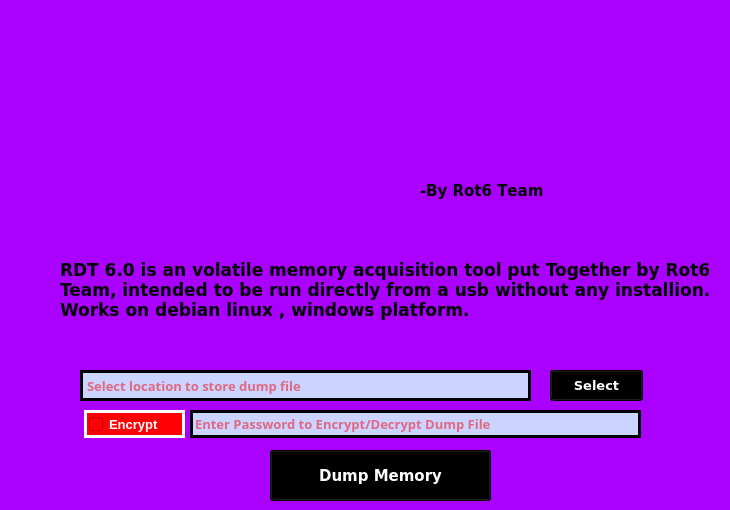
            <widget class="QWidget" name="home_page">
             <property name="styleSheet">
              <string notr="true">background-color: rgb(170, 0, 255);</string>
             </property>
             <widget class="QPushButton" name="dumpbtn">
              <property name="enabled">
               <bool>true</bool>
              </property>
              <property name="geometry">
               <rect>
                <x>270</x>
                <y>450</y>
                <width>221</width>
                <height>51</height>
               </rect>
              </property>
              <property name="font">
               <font>
                <family>Verdana</family>
                <pointsize>11</pointsize>
                <bold>true</bold>
               </font>
              </property>
              <property name="styleSheet">
               <string notr="true">QPushButton{color: rgb(255, 255, 255);
background-color: rgb(0, 0, 0);}
QPushButton:disabled {
  
	background-color: rgb(95, 95, 95);
   
	
    }</string>
              </property>
              <property name="text">
               <string>Dump Memory</string>
              </property>
             </widget>
             <widget class="QLabel" name="label_6">
              <property name="geometry">
               <rect>
                <x>60</x>
                <y>260</y>
                <width>661</width>
                <height>81</height>
               </rect>
              </property>
              <property name="font">
               <font>
                <family>Verdana</family>
                <pointsize>13</pointsize>
                <italic>false</italic>
                <bold>true</bold>
                <stylestrategy>PreferAntialias</stylestrategy>
                <kerning>true</kerning>
               </font>
              </property>
              <property name="acceptDrops">
               <bool>false</bool>
              </property>
              <property name="text">
               <string>RDT 6.0 is an volatile memory acquisition tool put Together by Rot6 Team, intended to be run directly from a usb without any installion. Works on debian linux , windows platform.</string>
              </property>
              <property name="textFormat">
               <enum>Qt::PlainText</enum>
              </property>
              <property name="scaledContents">
               <bool>false</bool>
              </property>
              <property name="alignment">
               <set>Qt::AlignLeading|Qt::AlignLeft|Qt::AlignTop</set>
              </property>
              <property name="wordWrap">
               <bool>true</bool>
              </property>
              <property name="textInteractionFlags">
               <set>Qt::LinksAccessibleByMouse</set>
              </property>
             </widget>
             <widget class="QLabel" name="label">
              <property name="geometry">
               <rect>
                <x>190</x>
                <y>20</y>
                <width>361</width>
                <height>151</height>
               </rect>
              </property>
              <property name="font">
               <font>
                <pointsize>9</pointsize>
                <kerning>false</kerning>
               </font>
              </property>
              <property name="styleSheet">
               <string notr="true">
image: url(:/newPrefix/animation(1).gif);</string>
              </property>
              <property name="frameShape">
               <enum>QFrame::NoFrame</enum>
              </property>
              <property name="text">
               <string/>
              </property>
              <property name="pixmap">
               <pixmap>icons/logo.png</pixmap>
              </property>
              <property name="scaledContents">
               <bool>true</bool>
              </property>
              <property name="textInteractionFlags">
               <set>Qt::NoTextInteraction</set>
              </property>
             </widget>
             <widget class="QLabel" name="label_7">
              <property name="geometry">
               <rect>
                <x>420</x>
                <y>180</y>
                <width>131</width>
                <height>21</height>
               </rect>
              </property>
              <property name="font">
               <font>
                <family>Verdana</family>
                <pointsize>11</pointsize>
                <bold>true</bold>
                <stylestrategy>PreferDefault</stylestrategy>
                <kerning>false</kerning>
               </font>
              </property>
              <property name="text">
               <string>-By Rot6 Team</string>
              </property>
             </widget>
             <widget class="QTextEdit" name="dumploc">
              <property name="geometry">
               <rect>
                <x>80</x>
                <y>370</y>
                <width>451</width>
                <height>31</height>
               </rect>
              </property>
              <property name="font">
               <font>
                <family>inherit</family>
                <pointsize>10</pointsize>
                <bold>true</bold>
               </font>
              </property>
              <property name="acceptDrops">
               <bool>false</bool>
              </property>
              <property name="styleSheet">
               <string notr="true">color: rgb(241, 0, 4);
background-color: rgb(203, 211, 255);

border:3px solid;
border-radius:20px;


font-family: inherit;
</string>
              </property>
              <property name="html">
               <string>&lt;!DOCTYPE HTML PUBLIC &quot;-//W3C//DTD HTML 4.0//EN&quot; &quot;http://www.w3.org/TR/REC-html40/strict.dtd&quot;&gt;
&lt;html&gt;&lt;head&gt;&lt;meta name=&quot;qrichtext&quot; content=&quot;1&quot; /&gt;&lt;meta charset=&quot;utf-8&quot; /&gt;&lt;style type=&quot;text/css&quot;&gt;
p, li { white-space: pre-wrap; }
hr { height: 1px; border-width: 0; }
li.unchecked::marker { content: &quot;\2610&quot;; }
li.checked::marker { content: &quot;\2612&quot;; }
&lt;/style&gt;&lt;/head&gt;&lt;body style=&quot; font-family:'inherit'; font-size:10pt; font-weight:700; font-style:normal;&quot;&gt;
&lt;p style=&quot;-qt-paragraph-type:empty; margin-top:0px; margin-bottom:0px; margin-left:0px; margin-right:0px; -qt-block-indent:0; text-indent:0px; font-family:'MS Shell Dlg 2'; font-size:7.8pt; font-weight:400;&quot;&gt;&lt;br /&gt;&lt;/p&gt;&lt;/body&gt;&lt;/html&gt;</string>
              </property>
              <property name="placeholderText">
               <string>Select location to store dump file</string>
              </property>
             </widget>
             <widget class="QPushButton" name="pushButton">
              <property name="geometry">
               <rect>
                <x>550</x>
                <y>370</y>
                <width>93</width>
                <height>31</height>
               </rect>
              </property>
              <property name="font">
               <font>
                <family>Verdana</family>
                <pointsize>10</pointsize>
                <bold>true</bold>
               </font>
              </property>
              <property name="styleSheet">
               <string notr="true">color: rgb(255, 255, 255);
background-color: rgb(0, 0, 0);</string>
              </property>
              <property name="text">
               <string>Select</string>
              </property>
             </widget>
             <widget class="QCheckBox" name="checkBox">
              <property name="geometry">
               <rect>
                <x>84</x>
                <y>410</y>
                <width>101</width>
                <height>28</height>
               </rect>
              </property>
              <property name="font">
               <font>
                <pointsize>10</pointsize>
                <bold>true</bold>
               </font>
              </property>
              <property name="styleSheet">
               <string notr="true">QCheckBox{
	color: rgb(255, 255, 255);
	background-color: rgb(255, 0, 4);
	padding:2px;
   border:3px solid;
	border-color: rgb(255, 255, 255);

}
QCheckBox:hover{
	
	background-color: rgb(102, 255, 99);
}
QCheckBox:checked{
	background-color: rgb(0, 255, 38);
	color: rgb(0, 0, 0);
}

</string>
              </property>
              <property name="text">
               <string>Encrypt</string>
              </property>
             </widget>
             <widget class="QLineEdit" name="linepass_2">
              <property name="enabled">
               <bool>true</bool>
              </property>
              <property name="geometry">
               <rect>
                <x>190</x>
                <y>410</y>
                <width>451</width>
                <height>28</height>
               </rect>
              </property>
              <property name="font">
               <font>
                <family>inherit</family>
                <pointsize>10</pointsize>
                <bold>true</bold>
               </font>
              </property>
              <property name="accessibleDescription">
               <string>ss</string>
              </property>
              <property name="styleSheet">
               <string notr="true">QLineEdit{color: rgb(241, 0, 4);
background-color: rgb(203, 211, 255);

border:3px solid;
border-radius:20px;


font-family: inherit;}
QLineEdit: disabled {
    
	background-color: rgb(255, 0, 4);
}</string>
              </property>
              <property name="echoMode">
               <enum>QLineEdit::Password</enum>
              </property>
              <property name="placeholderText">
               <string>Enter Password to Encrypt/Decrypt Dump File</string>
              </property>
             </widget>
            </widget>
